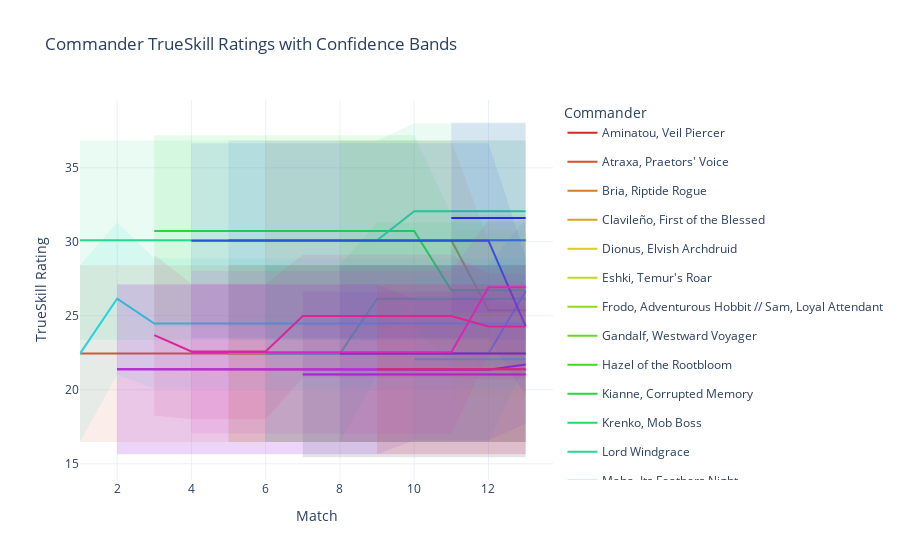

This figure's notebook cell:
### Code cell
commanders_vis['Match'] = commanders_vis['Match'].astype(int)
commanders_vis = commanders_vis.sort_values(['Commander', 'Match'])

fig = go.Figure()

commanders = commanders_vis['Commander'].unique()
base_colors = generate_color_palette(len(commanders), alpha=1.0)
band_colors = generate_color_palette(len(commanders), alpha=0.1)

# Get distinct colors for each commander using Plotly's qualitative color palette
color_map_line = dict(zip(commanders, base_colors))
color_map_band = dict(zip(commanders, band_colors))

for commander in commanders:
    data = commanders_vis[commanders_vis['Commander'] == commander].copy()
    data = data.sort_values('Match')

    color_line = color_map_line[commander]
    color_band = color_map_band[commander]
    # color_rgba = color.replace('rgb', 'rgba').replace(')', ', 0.15)')  # Transparent fill

    upper = data['TrueSkill Rating'] + data['TrueSkill StDev']
    lower = data['TrueSkill Rating'] - data['TrueSkill StDev']

    # Line trace
    fig.add_trace(go.Scatter(
        x=data['Match'], y=data['TrueSkill Rating'],
        mode='lines',
        name=commander,
        legendgroup=commander,
        line=dict(width=2, color=color_line),
        hoverinfo='x+y+name'
    ))

    # Confidence band
    fig.add_trace(go.Scatter(
        x=pd.concat([data['Match'], data['Match'][::-1]]),
        y=pd.concat([upper, lower[::-1]]),
        fill='toself',
        fillcolor=color_band,
        line=dict(color='rgba(255,255,255,0)'),
        hoverinfo='skip',
        showlegend=False,
        legendgroup=commander
    ))

fig.update_layout(
    title='Commander TrueSkill Ratings with Confidence Bands',
    xaxis_title='Match',
    yaxis_title='TrueSkill Rating',
    template='plotly_white',
    legend_title='Commander',
    hovermode='x unified'
)

fig.show()

### Figure 1 — Plotly figure (JSON) as saved in the notebook; plotly's stock layout.template omitted (floating-point values rounded to 4 significant figures)
{"data": [{"hoverinfo": "x+y+name", "legendgroup": "Aminatou, Veil Piercer", "line": {"color": "hsla(0, 70%, 50%, 1.0)", "width": 2}, "mode": "lines", "name": "Aminatou, Veil Piercer", "type": "scatter", "x": [5, 6, 7, 8, 9, 10, 11, 12, 13], "y": [22.44, 22.44, 22.44, 22.44, 22.44, 22.44, 22.44, 22.44, 22.44]}, {"fill": "toself", "fillcolor": "hsla(0, 70%, 50%, 0.1)", "hoverinfo": "skip", "legendgroup": "Aminatou, Veil Piercer", "line": {"color": "rgba(255,255,255,0)"}, "showlegend": false, "type": "scatter", "x": [5, 6, 7, 8, 9, 10, 11, 12, 13, 13, 12, 11, 10, 9, 8, 7, 6, 5], "y": [28.41, 28.41, 28.41, 28.41, 28.41, 28.41, 28.41, 28.41, 28.41, 16.47, 16.47, 16.47, 16.47, 16.47, 16.47, 16.47, 16.47, 16.47]}, {"hoverinfo": "x+y+name", "legendgroup": "Atraxa, Praetors' Voice", "line": {"color": "hsla(14, 70%, 50%, 1.0)", "width": 2}, "mode": "lines", "name": "Atraxa, Praetors' Voice", "type": "scatter", "x": [1, 2, 3, 4, 5, 6, 7, 8, 9, 10, 11, 12, 13], "y": [22.45, 22.45, 22.45, 22.45, 22.45, 22.45, 22.45, 22.45, 22.45, 22.45, 22.45, 22.45, 22.45]}, {"fill": "toself", "fillcolor": "hsla(14, 70%, 50%, 0.1)", "hoverinfo": "skip", "legendgroup": "Atraxa, Praetors' Voice", "line": {"color": "rgba(255,255,255,0)"}, "showlegend": false, "type": "scatter", "x": [1, 2, 3, 4, 5, 6, 7, 8, 9, 10, 11, 12, 13, 13, 12, 11, 10, 9, 8, 7, 6, 5, 4, 3, 2, 1], "y": [28.42, 28.42, 28.42, 28.42, 28.42, 28.42, 28.42, 28.42, 28.42, 28.42, 28.42, 28.42, 28.42, 16.47, 16.47, 16.47, 16.47, 16.47, 16.47, 16.47, 16.47, 16.47, 16.47, 16.47, 16.47, 16.47]}, {"hoverinfo": "x+y+name", "legendgroup": "Bria, Riptide Rogue", "line": {"color": "hsla(28, 70%, 50%, 1.0)", "width": 2}, "mode": "lines", "name": "Bria, Riptide Rogue", "type": "scatter", "x": [6, 7, 8, 9, 10, 11, 12, 13], "y": [30.11, 30.11, 30.11, 30.11, 30.11, 30.11, 25.37, 25.37]}, {"fill": "toself", "fillcolor": "hsla(28, 70%, 50%, 0.1)", "hoverinfo": "skip", "legendgroup": "Bria, Riptide Rogue", "line": {"color": "rgba(255,255,255,0)"}, "showlegend": false, "type": "scatter", "x": [6, 7, 8, 9, 10, 11, 12, 13, 13, 12, 11, 10, 9, 8, 7, 6], "y": [36.84, 36.84, 36.84, 36.84, 36.84, 36.84, 30.01, 30.01, 20.74, 20.74, 23.37, 23.37, 23.37, 23.37, 23.37, 23.37]}, {"hoverinfo": "x+y+name", "legendgroup": "Clavileño, First of the Blessed", "line": {"color": "hsla(42, 70%, 50%, 1.0)", "width": 2}, "mode": "lines", "name": "Clavileño, First of the Blessed", "type": "scatter", "x": [8, 9, 10, 11, 12, 13], "y": [22.44, 22.44, 22.44, 22.44, 22.44, 22.44]}, {"fill": "toself", "fillcolor": "hsla(42, 70%, 50%, 0.1)", "hoverinfo": "skip", "legendgroup": "Clavileño, First of the Blessed", "line": {"color": "rgba(255,255,255,0)"}, "showlegend": false, "type": "scatter", "x": [8, 9, 10, 11, 12, 13, 13, 12, 11, 10, 9, 8], "y": [28.41, 28.41, 28.41, 28.41, 28.41, 28.41, 16.47, 16.47, 16.47, 16.47, 16.47, 16.47]}, {"hoverinfo": "x+y+name", "legendgroup": "Dionus, Elvish Archdruid", "line": {"color": "hsla(56, 70%, 50%, 1.0)", "width": 2}, "mode": "lines", "name": "Dionus, Elvish Archdruid", "type": "scatter", "x": [9, 10, 11, 12, 13], "y": [21.39, 21.39, 21.39, 21.39, 21.39]}, {"fill": "toself", "fillcolor": "hsla(56, 70%, 50%, 0.1)", "hoverinfo": "skip", "legendgroup": "Dionus, Elvish Archdruid", "line": {"color": "rgba(255,255,255,0)"}, "showlegend": false, "type": "scatter", "x": [9, 10, 11, 12, 13, 13, 12, 11, 10, 9], "y": [27.12, 27.12, 27.12, 27.12, 27.12, 15.65, 15.65, 15.65, 15.65, 15.65]}, {"hoverinfo": "x+y+name", "legendgroup": "Eshki, Temur's Roar", "line": {"color": "hsla(70, 70%, 50%, 1.0)", "width": 2}, "mode": "lines", "name": "Eshki, Temur's Roar", "type": "scatter", "x": [11, 12, 13], "y": [25.05, 25.05, 25.05]}, {"fill": "toself", "fillcolor": "hsla(70, 70%, 50%, 0.1)", "hoverinfo": "skip", "legendgroup": "Eshki, Temur's Roar", "line": {"color": "rgba(255,255,255,0)"}, "showlegend": false, "type": "scatter", "x": [11, 12, 13, 13, 12, 11], "y": [30.69, 30.69, 30.69, 19.41, 19.41, 19.41]}, {"hoverinfo": "x+y+name", "legendgroup": "Frodo, Adventurous Hobbit // Sam, Loyal Attendant", "line": {"color": "hsla(84, 70%, 50%, 1.0)", "width": 2}, "mode": "lines", "name": "Frodo, Adventurous Hobbit // Sam, Loyal Attendant", "type": "scatter", "x": [5, 6, 7, 8, 9, 10, 11, 12, 13], "y": [22.45, 22.45, 22.45, 22.45, 22.45, 22.45, 22.45, 22.45, 22.45]}, {"fill": "toself", "fillcolor": "hsla(84, 70%, 50%, 0.1)", "hoverinfo": "skip", "legendgroup": "Frodo, Adventurous Hobbit // Sam, Loyal Attendant", "line": {"color": "rgba(255,255,255,0)"}, "showlegend": false, "type": "scatter", "x": [5, 6, 7, 8, 9, 10, 11, 12, 13, 13, 12, 11, 10, 9, 8, 7, 6, 5], "y": [28.42, 28.42, 28.42, 28.42, 28.42, 28.42, 28.42, 28.42, 28.42, 16.47, 16.47, 16.47, 16.47, 16.47, 16.47, 16.47, 16.47, 16.47]}, {"hoverinfo": "x+y+name", "legendgroup": "Gandalf, Westward Voyager", "line": {"color": "hsla(98, 70%, 50%, 1.0)", "width": 2}, "mode": "lines", "name": "Gandalf, Westward Voyager", "type": "scatter", "x": [8, 9, 10, 11, 12, 13], "y": [30.11, 30.11, 30.11, 30.11, 30.11, 30.11]}, {"fill": "toself", "fillcolor": "hsla(98, 70%, 50%, 0.1)", "hoverinfo": "skip", "legendgroup": "Gandalf, Westward Voyager", "line": {"color": "rgba(255,255,255,0)"}, "showlegend": false, "type": "scatter", "x": [8, 9, 10, 11, 12, 13, 13, 12, 11, 10, 9, 8], "y": [36.84, 36.84, 36.84, 36.84, 36.84, 36.84, 23.37, 23.37, 23.37, 23.37, 23.37, 23.37]}, {"hoverinfo": "x+y+name", "legendgroup": "Hazel of the Rootbloom", "line": {"color": "hsla(112, 70%, 50%, 1.0)", "width": 2}, "mode": "lines", "name": "Hazel of the Rootbloom", "type": "scatter", "x": [7, 8, 9, 10, 11, 12, 13], "y": [21.04, 21.04, 21.04, 21.04, 21.04, 21.04, 21.04]}, {"fill": "toself", "fillcolor": "hsla(112, 70%, 50%, 0.1)", "hoverinfo": "skip", "legendgroup": "Hazel of the Rootbloom", "line": {"color": "rgba(255,255,255,0)"}, "showlegend": false, "type": "scatter", "x": [7, 8, 9, 10, 11, 12, 13, 13, 12, 11, 10, 9, 8, 7], "y": [26.64, 26.64, 26.64, 26.64, 26.64, 26.64, 26.64, 15.44, 15.44, 15.44, 15.44, 15.44, 15.44, 15.44]}, {"hoverinfo": "x+y+name", "legendgroup": "Kianne, Corrupted Memory", "line": {"color": "hsla(126, 70%, 50%, 1.0)", "width": 2}, "mode": "lines", "name": "Kianne, Corrupted Memory", "type": "scatter", "x": [3, 4, 5, 6, 7, 8, 9, 10, 11, 12, 13], "y": [30.74, 30.74, 30.74, 30.74, 30.74, 30.74, 30.74, 30.74, 26.73, 26.73, 26.73]}, {"fill": "toself", "fillcolor": "hsla(126, 70%, 50%, 0.1)", "hoverinfo": "skip", "legendgroup": "Kianne, Corrupted Memory", "line": {"color": "rgba(255,255,255,0)"}, "showlegend": false, "type": "scatter", "x": [3, 4, 5, 6, 7, 8, 9, 10, 11, 12, 13, 13, 12, 11, 10, 9, 8, 7, 6, 5, 4, 3], "y": [37.2, 37.2, 37.2, 37.2, 37.2, 37.2, 37.2, 37.2, 31.85, 31.85, 31.85, 21.61, 21.61, 21.61, 24.28, 24.28, 24.28, 24.28, 24.28, 24.28, 24.28, 24.28]}, {"hoverinfo": "x+y+name", "legendgroup": "Krenko, Mob Boss", "line": {"color": "hsla(140, 70%, 50%, 1.0)", "width": 2}, "mode": "lines", "name": "Krenko, Mob Boss", "type": "scatter", "x": [6, 7, 8, 9, 10, 11, 12, 13], "y": [22.44, 22.44, 22.44, 26.16, 26.16, 26.16, 26.16, 26.16]}, {"fill": "toself", "fillcolor": "hsla(140, 70%, 50%, 0.1)", "hoverinfo": "skip", "legendgroup": "Krenko, Mob Boss", "line": {"color": "rgba(255,255,255,0)"}, "showlegend": false, "type": "scatter", "x": [6, 7, 8, 9, 10, 11, 12, 13, 13, 12, 11, 10, 9, 8, 7, 6], "y": [28.41, 28.41, 28.41, 31.3, 31.3, 31.3, 31.3, 31.3, 21.02, 21.02, 21.02, 21.02, 21.02, 16.47, 16.47, 16.47]}, {"hoverinfo": "x+y+name", "legendgroup": "Lord Windgrace", "line": {"color": "hsla(154, 70%, 50%, 1.0)", "width": 2}, "mode": "lines", "name": "Lord Windgrace", "type": "scatter", "x": [1, 2, 3, 4, 5, 6, 7, 8, 9, 10, 11, 12, 13], "y": [30.11, 30.11, 30.11, 30.11, 30.11, 30.11, 30.11, 30.11, 30.11, 32.06, 32.06, 32.06, 32.06]}, {"fill": "toself", "fillcolor": "hsla(154, 70%, 50%, 0.1)", "hoverinfo": "skip", "legendgroup": "Lord Windgrace", "line": {"color": "rgba(255,255,255,0)"}, "showlegend": false, "type": "scatter", "x": [1, 2, 3, 4, 5, 6, 7, 8, 9, 10, 11, 12, 13, 13, 12, 11, 10, 9, 8, 7, 6, 5, 4, 3, 2, 1], "y": [36.84, 36.84, 36.84, 36.84, 36.84, 36.84, 36.84, 36.84, 36.84, 38.01, 38.01, 38.01, 38.01, 26.12, 26.12, 26.12, 26.12, 23.37, 23.37, 23.37, 23.37, 23.37, 23.37, 23.37, 23.37, 23.37]}, {"hoverinfo": "x+y+name", "legendgroup": "Maha, Its Feathers Night", "line": {"color": "hsla(168, 70%, 50%, 1.0)", "width": 2}, "mode": "lines", "name": "Maha, Its Feathers Night", "type": "scatter", "x": [10, 11, 12, 13], "y": [22.07, 22.07, 22.07, 22.07]}, {"fill": "toself", "fillcolor": "hsla(168, 70%, 50%, 0.1)", "hoverinfo": "skip", "legendgroup": "Maha, Its Feathers Night", "line": {"color": "rgba(255,255,255,0)"}, "showlegend": false, "type": "scatter", "x": [10, 11, 12, 13, 13, 12, 11, 10], "y": [27.65, 27.65, 27.65, 27.65, 16.49, 16.49, 16.49, 16.49]}, {"hoverinfo": "x+y+name", "legendgroup": "Nekusar, the Mindrazer", "line": {"color": "hsla(182, 70%, 50%, 1.0)", "width": 2}, "mode": "lines", "name": "Nekusar, the Mindrazer", "type": "scatter", "x": [1, 2, 3, 4, 5, 6, 7, 8, 9, 10, 11, 12, 13], "y": [22.44, 26.16, 24.47, 24.47, 24.47, 24.47, 24.47, 24.47, 24.47, 24.47, 24.47, 24.47, 24.47]}, {"fill": "toself", "fillcolor": "hsla(182, 70%, 50%, 0.1)", "hoverinfo": "skip", "legendgroup": "Nekusar, the Mindrazer", "line": {"color": "rgba(255,255,255,0)"}, "showlegend": false, "type": "scatter", "x": [1, 2, 3, 4, 5, 6, 7, 8, 9, 10, 11, 12, 13, 13, 12, 11, 10, 9, 8, 7, 6, 5, 4, 3, 2, 1], "y": [28.41, 31.3, 28.87, 28.87, 28.87, 28.87, 28.87, 28.87, 28.87, 28.87, 28.87, 28.87, 28.87, 20.08, 20.08, 20.08, 20.08, 20.08, 20.08, 20.08, 20.08, 20.08, 20.08, 20.08, 21.02, 16.47]}, {"hoverinfo": "x+y+name", "legendgroup": "Ojer Axonil, Deepest Might", "line": {"color": "hsla(196, 70%, 50%, 1.0)", "width": 2}, "mode": "lines", "name": "Ojer Axonil, Deepest Might", "type": "scatter", "x": [6, 7, 8, 9, 10, 11, 12, 13], "y": [22.45, 22.45, 22.45, 22.45, 22.45, 22.45, 22.45, 26.66]}, {"fill": "toself", "fillcolor": "hsla(196, 70%, 50%, 0.1)", "hoverinfo": "skip", "legendgroup": "Ojer Axonil, Deepest Might", "line": {"color": "rgba(255,255,255,0)"}, "showlegend": false, "type": "scatter", "x": [6, 7, 8, 9, 10, 11, 12, 13, 13, 12, 11, 10, 9, 8, 7, 6], "y": [28.42, 28.42, 28.42, 28.42, 28.42, 28.42, 28.42, 31.56, 21.75, 16.47, 16.47, 16.47, 16.47, 16.47, 16.47, 16.47]}, {"hoverinfo": "x+y+name", "legendgroup": "Omo, Queen of Vesuva", "line": {"color": "hsla(210, 70%, 50%, 1.0)", "width": 2}, "mode": "lines", "name": "Omo, Queen of Vesuva", "type": "scatter", "x": [5, 6, 7, 8, 9, 10, 11, 12, 13], "y": [30.11, 30.11, 30.11, 30.11, 30.11, 30.11, 30.11, 30.11, 30.11]}, {"fill": "toself", "fillcolor": "hsla(210, 70%, 50%, 0.1)", "hoverinfo": "skip", "legendgroup": "Omo, Queen of Vesuva", "line": {"color": "rgba(255,255,255,0)"}, "showlegend": false, "type": "scatter", "x": [5, 6, 7, 8, 9, 10, 11, 12, 13, 13, 12, 11, 10, 9, 8, 7, 6, 5], "y": [36.84, 36.84, 36.84, 36.84, 36.84, 36.84, 36.84, 36.84, 36.84, 23.37, 23.37, 23.37, 23.37, 23.37, 23.37, 23.37, 23.37, 23.37]}, {"hoverinfo": "x+y+name", "legendgroup": "Rakdos, Lord of Riots", "line": {"color": "hsla(224, 70%, 50%, 1.0)", "width": 2}, "mode": "lines", "name": "Rakdos, Lord of Riots", "type": "scatter", "x": [4, 5, 6, 7, 8, 9, 10, 11, 12, 13], "y": [30.08, 30.08, 30.08, 30.08, 30.08, 30.08, 30.08, 30.08, 30.08, 24.3]}, {"fill": "toself", "fillcolor": "hsla(224, 70%, 50%, 0.1)", "hoverinfo": "skip", "legendgroup": "Rakdos, Lord of Riots", "line": {"color": "rgba(255,255,255,0)"}, "showlegend": false, "type": "scatter", "x": [4, 5, 6, 7, 8, 9, 10, 11, 12, 13, 13, 12, 11, 10, 9, 8, 7, 6, 5, 4], "y": [36.66, 36.66, 36.66, 36.66, 36.66, 36.66, 36.66, 36.66, 36.66, 29.0, 19.61, 23.49, 23.49, 23.49, 23.49, 23.49, 23.49, 23.49, 23.49, 23.49]}, {"hoverinfo": "x+y+name", "legendgroup": "Saruman, the White Hand", "line": {"color": "hsla(238, 70%, 50%, 1.0)", "width": 2}, "mode": "lines", "name": "Saruman, the White Hand", "type": "scatter", "x": [11, 12, 13], "y": [31.61, 31.61, 31.61]}, {"fill": "toself", "fillcolor": "hsla(238, 70%, 50%, 0.1)", "hoverinfo": "skip", "legendgroup": "Saruman, the White Hand", "line": {"color": "rgba(255,255,255,0)"}, "showlegend": false, "type": "scatter", "x": [11, 12, 13, 13, 12, 11], "y": [38.04, 38.04, 38.04, 25.18, 25.18, 25.18]}, {"hoverinfo": "x+y+name", "legendgroup": "Temmet, Naktamun's Will", "line": {"color": "hsla(252, 70%, 50%, 1.0)", "width": 2}, "mode": "lines", "name": "Temmet, Naktamun's Will", "type": "scatter", "x": [8, 9, 10, 11, 12, 13], "y": [22.45, 22.45, 22.45, 22.45, 22.45, 22.45]}, {"fill": "toself", "fillcolor": "hsla(252, 70%, 50%, 0.1)", "hoverinfo": "skip", "legendgroup": "Temmet, Naktamun's Will", "line": {"color": "rgba(255,255,255,0)"}, "showlegend": false, "type": "scatter", "x": [8, 9, 10, 11, 12, 13, 13, 12, 11, 10, 9, 8], "y": [28.42, 28.42, 28.42, 28.42, 28.42, 28.42, 16.47, 16.47, 16.47, 16.47, 16.47, 16.47]}, {"hoverinfo": "x+y+name", "legendgroup": "The Jolly Balloon Man", "line": {"color": "hsla(266, 70%, 50%, 1.0)", "width": 2}, "mode": "lines", "name": "The Jolly Balloon Man", "type": "scatter", "x": [2, 3, 4, 5, 6, 7, 8, 9, 10, 11, 12, 13], "y": [21.38, 21.38, 21.38, 21.38, 21.38, 21.38, 21.38, 21.38, 21.35, 21.35, 21.35, 21.7]}, {"fill": "toself", "fillcolor": "hsla(266, 70%, 50%, 0.1)", "hoverinfo": "skip", "legendgroup": "The Jolly Balloon Man", "line": {"color": "rgba(255,255,255,0)"}, "showlegend": false, "type": "scatter", "x": [2, 3, 4, 5, 6, 7, 8, 9, 10, 11, 12, 13, 13, 12, 11, 10, 9, 8, 7, 6, 5, 4, 3, 2], "y": [27.11, 27.11, 27.11, 27.11, 27.11, 27.11, 27.11, 27.11, 26.14, 26.14, 26.14, 25.7, 17.7, 16.57, 16.57, 16.57, 15.64, 15.64, 15.64, 15.64, 15.64, 15.64, 15.64, 15.64]}, {"hoverinfo": "x+y+name", "legendgroup": "Tom Bobadil", "line": {"color": "hsla(280, 70%, 50%, 1.0)", "width": 2}, "mode": "lines", "name": "Tom Bobadil", "type": "scatter", "x": [7, 8, 9, 10, 11, 12, 13], "y": [21.03, 21.03, 21.03, 21.03, 21.03, 21.03, 21.03]}, {"fill": "toself", "fillcolor": "hsla(280, 70%, 50%, 0.1)", "hoverinfo": "skip", "legendgroup": "Tom Bobadil", "line": {"color": "rgba(255,255,255,0)"}, "showlegend": false, "type": "scatter", "x": [7, 8, 9, 10, 11, 12, 13, 13, 12, 11, 10, 9, 8, 7], "y": [26.63, 26.63, 26.63, 26.63, 26.63, 26.63, 26.63, 15.44, 15.44, 15.44, 15.44, 15.44, 15.44, 15.44]}, {"hoverinfo": "x+y+name", "legendgroup": "Umbris, Fear Manifest", "line": {"color": "hsla(294, 70%, 50%, 1.0)", "width": 2}, "mode": "lines", "name": "Umbris, Fear Manifest", "type": "scatter", "x": [2, 3, 4, 5, 6, 7, 8, 9, 10, 11, 12, 13], "y": [21.39, 21.39, 21.39, 21.39, 21.39, 21.39, 21.39, 21.39, 21.39, 21.39, 21.39, 21.39]}, {"fill": "toself", "fillcolor": "hsla(294, 70%, 50%, 0.1)", "hoverinfo": "skip", "legendgroup": "Umbris, Fear Manifest", "line": {"color": "rgba(255,255,255,0)"}, "showlegend": false, "type": "scatter", "x": [2, 3, 4, 5, 6, 7, 8, 9, 10, 11, 12, 13, 13, 12, 11, 10, 9, 8, 7, 6, 5, 4, 3, 2], "y": [27.12, 27.12, 27.12, 27.12, 27.12, 27.12, 27.12, 27.12, 27.12, 27.12, 27.12, 27.12, 15.65, 15.65, 15.65, 15.65, 15.65, 15.65, 15.65, 15.65, 15.65, 15.65, 15.65, 15.65]}, {"hoverinfo": "x+y+name", "legendgroup": "Valgavoth, Harrower of Souls", "line": {"color": "hsla(308, 70%, 50%, 1.0)", "width": 2}, "mode": "lines", "name": "Valgavoth, Harrower of Souls", "type": "scatter", "x": [4, 5, 6, 7, 8, 9, 10, 11, 12, 13], "y": [22.54, 22.54, 22.54, 22.54, 22.54, 22.54, 22.54, 22.54, 26.93, 26.93]}, {"fill": "toself", "fillcolor": "hsla(308, 70%, 50%, 0.1)", "hoverinfo": "skip", "legendgroup": "Valgavoth, Harrower of Souls", "line": {"color": "rgba(255,255,255,0)"}, "showlegend": false, "type": "scatter", "x": [4, 5, 6, 7, 8, 9, 10, 11, 12, 13, 13, 12, 11, 10, 9, 8, 7, 6, 5, 4], "y": [28.03, 28.03, 28.03, 28.03, 28.03, 28.03, 28.03, 28.03, 31.45, 31.45, 22.4, 22.4, 17.05, 17.05, 17.05, 17.05, 17.05, 17.05, 17.05, 17.05]}, {"hoverinfo": "x+y+name", "legendgroup": "Vnwxt, Verbose Host", "line": {"color": "hsla(322, 70%, 50%, 1.0)", "width": 2}, "mode": "lines", "name": "Vnwxt, Verbose Host", "type": "scatter", "x": [3, 4, 5, 6, 7, 8, 9, 10, 11, 12, 13], "y": [23.7, 22.59, 22.59, 22.59, 24.98, 24.98, 24.98, 24.98, 24.98, 24.28, 24.28]}, {"fill": "toself", "fillcolor": "hsla(322, 70%, 50%, 0.1)", "hoverinfo": "skip", "legendgroup": "Vnwxt, Verbose Host", "line": {"color": "rgba(255,255,255,0)"}, "showlegend": false, "type": "scatter", "x": [3, 4, 5, 6, 7, 8, 9, 10, 11, 12, 13, 13, 12, 11, 10, 9, 8, 7, 6, 5, 4, 3], "y": [29.12, 27.17, 27.17, 27.17, 29.13, 29.13, 29.13, 29.13, 29.13, 27.87, 27.87, 20.69, 20.69, 20.84, 20.84, 20.84, 20.84, 20.84, 18.0, 18.0, 18.0, 18.27]}, {"hoverinfo": "x+y+name", "legendgroup": "Zedruu the Greathearted", "line": {"color": "hsla(336, 70%, 50%, 1.0)", "width": 2}, "mode": "lines", "name": "Zedruu the Greathearted", "type": "scatter", "x": [9, 10, 11, 12, 13], "y": [21.38, 21.38, 21.38, 21.38, 21.38]}, {"fill": "toself", "fillcolor": "hsla(336, 70%, 50%, 0.1)", "hoverinfo": "skip", "legendgroup": "Zedruu the Greathearted", "line": {"color": "rgba(255,255,255,0)"}, "showlegend": false, "type": "scatter", "x": [9, 10, 11, 12, 13, 13, 12, 11, 10, 9], "y": [27.11, 27.11, 27.11, 27.11, 27.11, 15.64, 15.64, 15.64, 15.64, 15.64]}], "layout": {"hovermode": "x unified", "legend": {"title": {"text": "Commander"}}, "title": {"text": "Commander TrueSkill Ratings with Confidence Bands"}, "xaxis": {"title": {"text": "Match"}}, "yaxis": {"title": {"text": "TrueSkill Rating"}}}}
